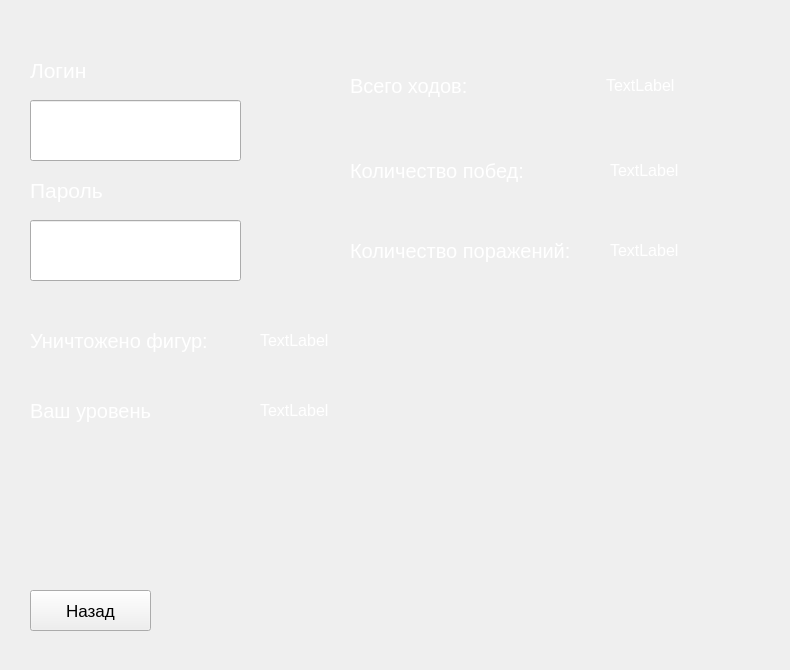
<?xml version="1.0" encoding="UTF-8"?>
<ui version="4.0">
 <class>Form_user</class>
 <widget class="QWidget" name="Form_user">
  <property name="geometry">
   <rect>
    <x>0</x>
    <y>0</y>
    <width>790</width>
    <height>670</height>
   </rect>
  </property>
  <property name="windowTitle">
   <string>Form</string>
  </property>
  <widget class="QLineEdit" name="lineEdit">
   <property name="geometry">
    <rect>
     <x>30</x>
     <y>100</y>
     <width>211</width>
     <height>61</height>
    </rect>
   </property>
   <property name="font">
    <font>
     <pointsize>12</pointsize>
    </font>
   </property>
   <property name="styleSheet">
    <string notr="true">color:white;</string>
   </property>
  </widget>
  <widget class="QLabel" name="label">
   <property name="geometry">
    <rect>
     <x>30</x>
     <y>50</y>
     <width>211</width>
     <height>41</height>
    </rect>
   </property>
   <property name="font">
    <font>
     <pointsize>16</pointsize>
    </font>
   </property>
   <property name="styleSheet">
    <string notr="true">color:white;</string>
   </property>
   <property name="text">
    <string>Логин</string>
   </property>
  </widget>
  <widget class="QLineEdit" name="lineEdit_2">
   <property name="geometry">
    <rect>
     <x>30</x>
     <y>220</y>
     <width>211</width>
     <height>61</height>
    </rect>
   </property>
   <property name="font">
    <font>
     <pointsize>12</pointsize>
    </font>
   </property>
   <property name="styleSheet">
    <string notr="true">color:white;</string>
   </property>
  </widget>
  <widget class="QLabel" name="label_2">
   <property name="geometry">
    <rect>
     <x>30</x>
     <y>170</y>
     <width>211</width>
     <height>41</height>
    </rect>
   </property>
   <property name="font">
    <font>
     <pointsize>16</pointsize>
    </font>
   </property>
   <property name="styleSheet">
    <string notr="true">color:white;</string>
   </property>
   <property name="text">
    <string>Пароль</string>
   </property>
  </widget>
  <widget class="QPushButton" name="pushButton">
   <property name="geometry">
    <rect>
     <x>30</x>
     <y>590</y>
     <width>121</width>
     <height>41</height>
    </rect>
   </property>
   <property name="font">
    <font>
     <pointsize>13</pointsize>
     <weight>50</weight>
     <italic>false</italic>
     <bold>false</bold>
    </font>
   </property>
   <property name="styleSheet">
    <string notr="true">QPushButton{

background-color:qlineargradient(spread:pad, x1:0.494, y1:0.846136, x2:0.494382, y2:1, stop:0 rgba(69, 69, 69, 255), stop:1 rgba(149, 149, 149, 255));
color:white;
font: &quot;Arial&quot;;
border-radius: 2px;
}
QPushButton::pressed{

background-color:qlineargradient(spread:pad, x1:0.426, y1:0.800682, x2:0.427, y2:1, stop:0 rgba(37, 37, 37, 255), stop:1 rgba(87, 87, 87, 255));
color:white;
font: &quot;Arial&quot;;
border-radius: 2px;
};
</string>
   </property>
   <property name="text">
    <string>Назад</string>
   </property>
  </widget>
  <widget class="QLabel" name="label_3">
   <property name="geometry">
    <rect>
     <x>350</x>
     <y>70</y>
     <width>161</width>
     <height>31</height>
    </rect>
   </property>
   <property name="font">
    <font>
     <pointsize>15</pointsize>
    </font>
   </property>
   <property name="styleSheet">
    <string notr="true">color:white;</string>
   </property>
   <property name="text">
    <string>Всего ходов:</string>
   </property>
  </widget>
  <widget class="QLabel" name="label_4">
   <property name="geometry">
    <rect>
     <x>350</x>
     <y>150</y>
     <width>251</width>
     <height>41</height>
    </rect>
   </property>
   <property name="font">
    <font>
     <pointsize>15</pointsize>
    </font>
   </property>
   <property name="styleSheet">
    <string notr="true">color:white;</string>
   </property>
   <property name="text">
    <string>Количество побед:</string>
   </property>
  </widget>
  <widget class="QLabel" name="label_5">
   <property name="geometry">
    <rect>
     <x>350</x>
     <y>230</y>
     <width>241</width>
     <height>41</height>
    </rect>
   </property>
   <property name="font">
    <font>
     <pointsize>15</pointsize>
    </font>
   </property>
   <property name="styleSheet">
    <string notr="true">color:white;</string>
   </property>
   <property name="text">
    <string>Количество поражений:</string>
   </property>
  </widget>
  <widget class="QLabel" name="countHod">
   <property name="geometry">
    <rect>
     <x>606</x>
     <y>70</y>
     <width>91</width>
     <height>31</height>
    </rect>
   </property>
   <property name="font">
    <font>
     <pointsize>12</pointsize>
    </font>
   </property>
   <property name="styleSheet">
    <string notr="true">color:white;</string>
   </property>
   <property name="text">
    <string>TextLabel</string>
   </property>
  </widget>
  <widget class="QLabel" name="countWin">
   <property name="geometry">
    <rect>
     <x>610</x>
     <y>150</y>
     <width>91</width>
     <height>41</height>
    </rect>
   </property>
   <property name="font">
    <font>
     <pointsize>12</pointsize>
    </font>
   </property>
   <property name="styleSheet">
    <string notr="true">color:white;</string>
   </property>
   <property name="text">
    <string>TextLabel</string>
   </property>
  </widget>
  <widget class="QLabel" name="countDef">
   <property name="geometry">
    <rect>
     <x>610</x>
     <y>230</y>
     <width>91</width>
     <height>41</height>
    </rect>
   </property>
   <property name="font">
    <font>
     <pointsize>12</pointsize>
    </font>
   </property>
   <property name="styleSheet">
    <string notr="true">color:white;</string>
   </property>
   <property name="text">
    <string>TextLabel</string>
   </property>
  </widget>
  <widget class="QLabel" name="label_9">
   <property name="geometry">
    <rect>
     <x>30</x>
     <y>320</y>
     <width>201</width>
     <height>41</height>
    </rect>
   </property>
   <property name="font">
    <font>
     <pointsize>15</pointsize>
    </font>
   </property>
   <property name="styleSheet">
    <string notr="true">color:white;</string>
   </property>
   <property name="text">
    <string>Уничтожено фигур:</string>
   </property>
  </widget>
  <widget class="QLabel" name="countFihgtFugure">
   <property name="geometry">
    <rect>
     <x>260</x>
     <y>320</y>
     <width>91</width>
     <height>41</height>
    </rect>
   </property>
   <property name="font">
    <font>
     <pointsize>12</pointsize>
    </font>
   </property>
   <property name="styleSheet">
    <string notr="true">color:white;</string>
   </property>
   <property name="text">
    <string>TextLabel</string>
   </property>
  </widget>
  <widget class="QLabel" name="levelUser">
   <property name="geometry">
    <rect>
     <x>260</x>
     <y>390</y>
     <width>91</width>
     <height>41</height>
    </rect>
   </property>
   <property name="font">
    <font>
     <pointsize>12</pointsize>
    </font>
   </property>
   <property name="styleSheet">
    <string notr="true">color:white;</string>
   </property>
   <property name="text">
    <string>TextLabel</string>
   </property>
  </widget>
  <widget class="QLabel" name="label_10">
   <property name="geometry">
    <rect>
     <x>30</x>
     <y>390</y>
     <width>201</width>
     <height>41</height>
    </rect>
   </property>
   <property name="font">
    <font>
     <pointsize>15</pointsize>
    </font>
   </property>
   <property name="styleSheet">
    <string notr="true">color:white;</string>
   </property>
   <property name="text">
    <string>Ваш уровень</string>
   </property>
  </widget>
 </widget>
 <resources/>
 <connections/>
</ui>
